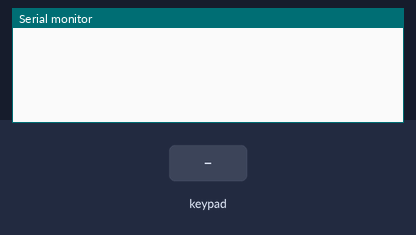
Bench run of a sketch on a simulated Arduino Uno, built with avr-gcc and run on an emulated ATmega328P. Shown: the last lines printed to the serial monitor. The inputs (shaded band) are chosen by the test bench.

Above: at 1.2 s.
1.3 s: key '7' pressed
At 1.9 s:
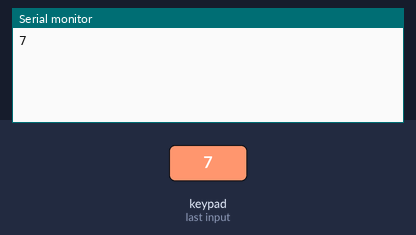
2.8 s: keypad keys 2 3 4 5 * pressed 0.4 s apart
At 5.3 s:
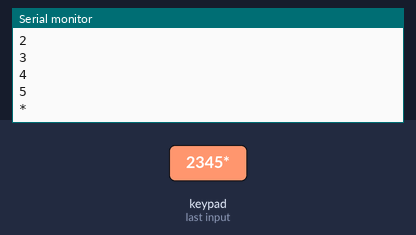
6.3 s: key '/' pressed
At 7.1 s:
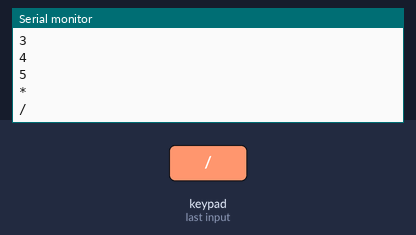
7.8 s: keypad keys 2 3 4 5 = pressed 0.4 s apart
At 10.5 s:
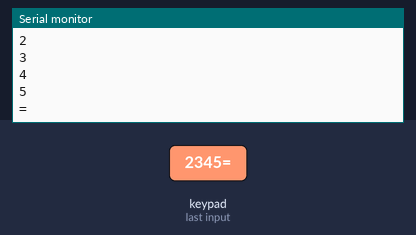
11.3 s: key 'C' pressed
At 11.9 s:
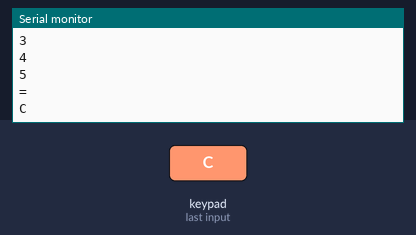
Timing chart, 0 to 13.8 s (numbered marks = the images above; inputs shaded):
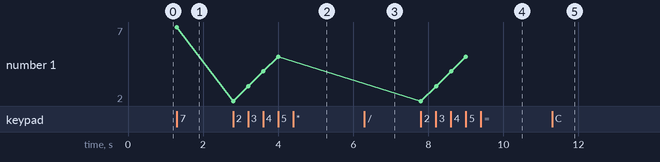

Measured:
- after the input at 1.3 s, the serial monitor: prints a new line at once (image 1)
- after the input at 2.8 s, the serial monitor: prints a new line at once (image 2)
- after the input at 6.3 s, the serial monitor: prints a new line at once (image 3)
- after the input at 7.8 s, the serial monitor: prints a new line at once (image 4)
- after the input at 11.3 s, the serial monitor: prints a new line at once (image 5)
- plotted number 1: 7 → 5 after the input at 2.8 s

The sketch:

Lab_1_keypad.ino
```cpp
#include <Keypad.h>

const byte ROWS =4;
const byte COLS =4;


char keys[ROWS][COLS] = {
  {'7','8','9','/'},
  {'4','5','6','*'},
  {'1','2','3','-'},
  {'C','0','=','+'},
};


byte rowPins[ROWS] = {2,3,4,5};
byte colPins[COLS] = {6,7,8,9};
// to make it work in analog, use A0 - A5
// we can't use pin 0 or 1 for keypad connection, because
// they are used for serial connection.


Keypad keypad = Keypad(makeKeymap(keys),rowPins, colPins, ROWS, COLS);
//makeKeymap, create mapping


void setup() {
// this setup runs only once

  Serial.begin(9600); // begins serial communication
  // 9600 is birthrate, there are others, see them in internet
  //this is data transfer rate.
}

void loop() {
  char key = keypad.getKey(); // recieves the pressed key.

  if(key){
    Serial.println(key);
  }

}
```
